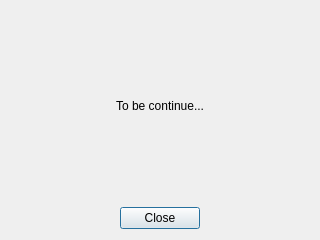
<?xml version="1.0" encoding="UTF-8"?>
<ui version="4.0">
 <class>Dialog_6</class>
 <widget class="QDialog" name="Dialog_6">
  <property name="geometry">
   <rect>
    <x>0</x>
    <y>0</y>
    <width>320</width>
    <height>240</height>
   </rect>
  </property>
  <property name="windowTitle">
   <string>Dialog</string>
  </property>
  <layout class="QGridLayout" name="gridLayout">
   <item row="0" column="0">
    <widget class="QLabel" name="label">
     <property name="text">
      <string>To be continue...</string>
     </property>
     <property name="alignment">
      <set>Qt::AlignCenter</set>
     </property>
    </widget>
   </item>
   <item row="1" column="0">
    <layout class="QHBoxLayout" name="horizontalLayout">
     <item>
      <spacer name="horizontalSpacer">
       <property name="orientation">
        <enum>Qt::Horizontal</enum>
       </property>
       <property name="sizeHint" stdset="0">
        <size>
         <width>40</width>
         <height>20</height>
        </size>
       </property>
      </spacer>
     </item>
     <item>
      <widget class="QPushButton" name="pushButton">
       <property name="text">
        <string>Close</string>
       </property>
      </widget>
     </item>
     <item>
      <spacer name="horizontalSpacer_2">
       <property name="orientation">
        <enum>Qt::Horizontal</enum>
       </property>
       <property name="sizeHint" stdset="0">
        <size>
         <width>40</width>
         <height>20</height>
        </size>
       </property>
      </spacer>
     </item>
    </layout>
   </item>
  </layout>
 </widget>
 <resources/>
 <connections/>
</ui>
